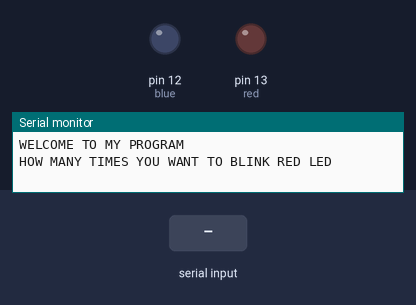
A sketch run on a simulated Arduino Uno, built with avr-gcc and run on an emulated ATmega328P. Shown: output pins drawn as LEDs (lit = HIGH), the last lines printed to the serial monitor. Dashed ring = blinking. The test bench sets the inputs (shaded band).

Above: at 1.2 s.
1.3 s: "90,45,200\n" received over Serial
At 1.7 s:
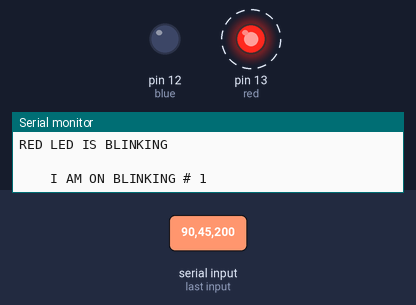
Timing chart, 0 to 10.3 s (numbered marks = the images above; inputs shaded):
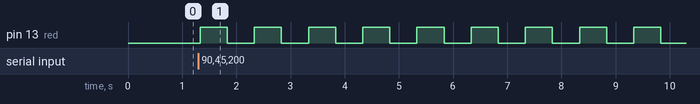

Measured:
- after the input at 1.3 s, pin 13 (red): alternates HIGH for 0.50 s and LOW for 0.50 s, starting at once

The sketch:

SerialMonitor.ino
```cpp
int red=13;
int blue=12;
int r_time=500;
int b_time=500;
int NUM_R=6;
int NUM_B=3;
String red_msg="RED LED IS BLINKING";
String blue_msg="BLUE LED IS BLINKING";
String I_AM="    I AM ON BLINKING # ";
String Welcome="WELCOME";
String To=" TO MY PROGRAM";
String add;
String redmessage="HOW MANY TIMES YOU WANT TO BLINK RED LED";
String bluemessage="HOW MANY TIMES YOU WANT TO BLINK BLUE LED";

void setup()
{
  Serial.begin(9600);
 pinMode(red,OUTPUT);
 pinMode(blue,OUTPUT);
 digitalWrite(red,LOW);
 digitalWrite(blue,LOW);
 add=Welcome+To;
 Serial.println(add);
}

void loop()
{
  Serial.println(redmessage);
  for (NUM_R=Serial.parseInt();NUM_R==0;NUM_R=Serial.parseInt());
  Serial.println(bluemessage);
  for (NUM_B=Serial.parseInt();NUM_B==0;NUM_B=Serial.parseInt());
  Serial.println(red_msg);
  Serial.println(" ");

  for(int a=1;a<=NUM_R;a++){
    Serial.print(I_AM);
    Serial.println(a);
    digitalWrite(red,HIGH);
    delay(r_time);
    digitalWrite(red,LOW);
    delay(r_time);}
  Serial.println(blue_msg);
  Serial.println(" ");
  for(int b=1;b<=NUM_B;b++){
    Serial.print(I_AM);
    Serial.println(b);
    digitalWrite(blue,HIGH);
    delay(b_time);
    digitalWrite(blue,LOW);
    delay(b_time);}
}
  
```
